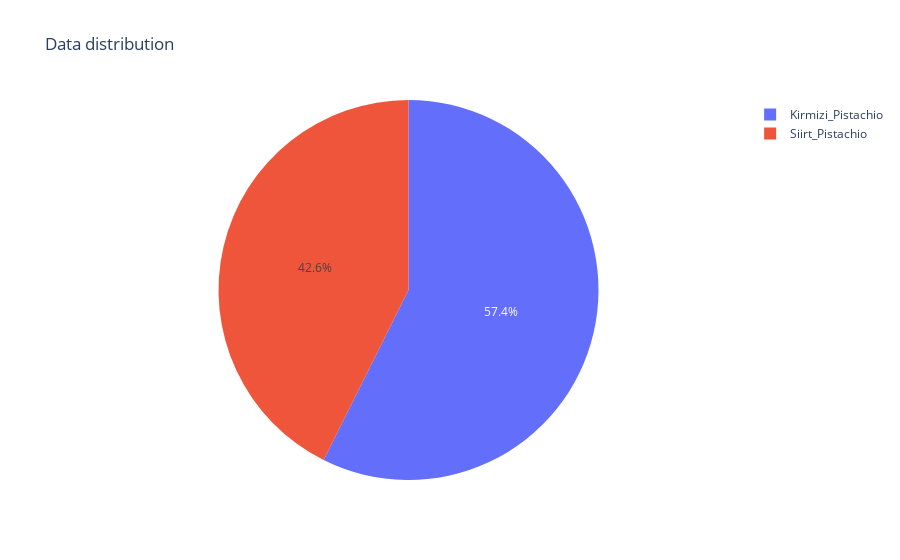

Notebook source saved alongside this figure:
### Code cell
#pie chart of train data distribution in percentage
fig = px.pie(class_id_distribution_Train, values=class_id_distribution_Train.values, names=class_id_distribution_Train.index, title='Data distribution')
fig.show()

### Figure 1 — Plotly figure (JSON) as saved in the notebook; plotly's stock layout.template omitted (floating-point values rounded to 4 significant figures)
{"data": [{"domain": {"x": [0, 1], "y": [0, 1]}, "hovertemplate": "index=%{label}<br>value=%{value}<extra></extra>", "labels": ["Kirmizi_Pistachio", "Siirt_Pistachio"], "legendgroup": "", "name": "", "showlegend": true, "type": "pie", "values": [985, 732]}], "layout": {"legend": {"tracegroupgap": 0}, "title": {"text": "Data distribution"}}}
